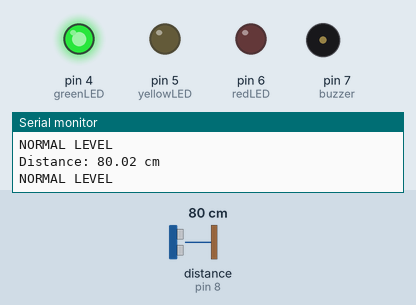
This sketch was run on a simulated Arduino Uno, built with avr-gcc and run on an emulated ATmega328P. Parts: output pins drawn as LEDs (lit = HIGH), buzzer (waves = sounding), the last lines printed to the serial monitor. Wiring (inferred from the names in the program): ultrasonic range finder: trigger pin 9; echo pin 8. Inputs (shaded band) come from the test bench; at power-on: distance to the obstacle (sensor on pin 8) 80 cm. The echo pulse lasts 58.3 µs per cm; pins used as bus, display or sensor lines are not drawn.

Above: at 1.8 s.
1.9 s: distance to the obstacle (sensor on pin 8) set to 26 cm
3.4 s: distance to the obstacle (sensor on pin 8) set to 22 cm
At 5.2 s:
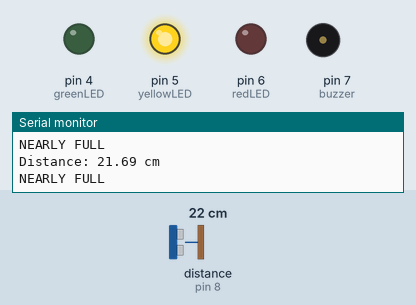
5.5 s: distance to the obstacle (sensor on pin 8) set to 17 cm
7.2 s: distance to the obstacle (sensor on pin 8) set to 14 cm
At 8.8 s:
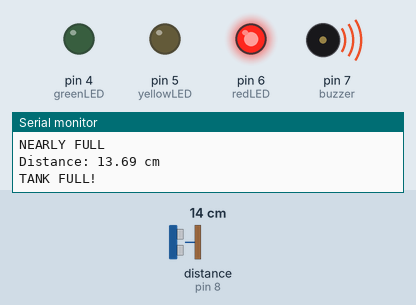
9.5 s: distance to the obstacle (sensor on pin 8) set to 18 cm
At 10.5 s:
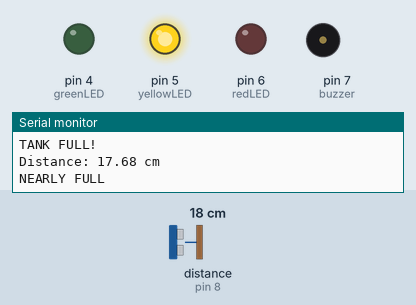
11.5 s: distance to the obstacle (sensor on pin 8) set to 2 cm
At 13.3 s:
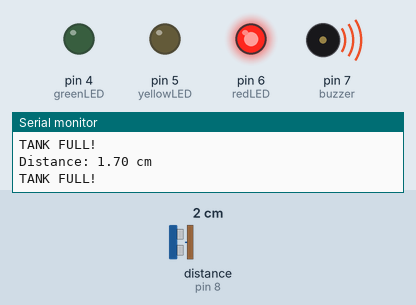
Timing chart, 0 to 14.5 s (numbered marks = the images above; inputs shaded):
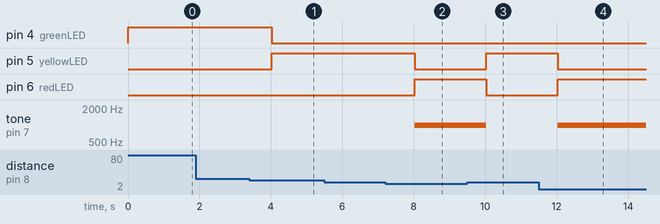

The sketch:

circuitcode.ino
```cpp
const int trigPin = 9;
const int echoPin = 8;

const int greenLED = 4;
const int yellowLED = 5;
const int redLED = 6;
const int buzzer = 7;

const int fullLevel = 15;
const int nearlyFullLevel = 25;

float getDistance() {
  digitalWrite(trigPin, LOW);
  delayMicroseconds(2);

  digitalWrite(trigPin, HIGH);
  delayMicroseconds(10);
  digitalWrite(trigPin, LOW);

  long duration = pulseIn(echoPin, HIGH, 30000);

  if (duration == 0) {
    return -1;
  }

  return duration * 0.0343 / 2.0;
}

void setup() {
  Serial.begin(9600);

  pinMode(trigPin, OUTPUT);
  pinMode(echoPin, INPUT);

  pinMode(greenLED, OUTPUT);
  pinMode(yellowLED, OUTPUT);
  pinMode(redLED, OUTPUT);
  pinMode(buzzer, OUTPUT);
}

void loop() {
  float distance = getDistance();

  if (distance < 0) {
    digitalWrite(greenLED, LOW);
    digitalWrite(yellowLED, LOW);
    digitalWrite(redLED, LOW);
    noTone(buzzer);

    Serial.println("Sensor error");
    delay(1000);
    return;
  }

  Serial.print("Distance: ");
  Serial.print(distance);
  Serial.println(" cm");

  if (distance <= fullLevel) {
    digitalWrite(greenLED, LOW);
    digitalWrite(yellowLED, LOW);
    digitalWrite(redLED, HIGH);
    tone(buzzer, 1000);

    Serial.println("TANK FULL!");

  } else if (distance <= nearlyFullLevel) {
    digitalWrite(greenLED, LOW);
    digitalWrite(yellowLED, HIGH);
    digitalWrite(redLED, LOW);
    noTone(buzzer);

    Serial.println("NEARLY FULL");

  } else {
    digitalWrite(greenLED, HIGH);
    digitalWrite(yellowLED, LOW);
    digitalWrite(redLED, LOW);
    noTone(buzzer);

    Serial.println("NORMAL LEVEL");
  }

  delay(1000);
}
```

Measured:
- the behaviour switches between 25 and 24 cm on distance to the obstacle (sensor on pin 8) (found by bisection; images 0 and 1)
- the behaviour switches between 16 and 15 cm on distance to the obstacle (sensor on pin 8) (found by bisection; images 1 and 2)
- after the input at 3.4 s, pin 4 (greenLED): HIGH → LOW after 0.62 s; pin 5 (yellowLED): LOW → HIGH after 0.62 s
- after the input at 7.2 s, pin 5 (yellowLED): HIGH → LOW after 0.83 s; pin 6 (redLED): LOW → HIGH after 0.83 s; tone on pin 7 (buzzer): silent → 1000 Hz after 0.83 s
- after the input at 9.5 s, pin 5 (yellowLED): LOW → HIGH after 0.53 s; pin 6 (redLED): HIGH → LOW after 0.53 s; tone on pin 7 (buzzer): 1000 Hz → silent after 0.53 s
- after the input at 11.5 s, pin 5 (yellowLED): HIGH → LOW after 0.54 s; pin 6 (redLED): LOW → HIGH after 0.54 s; tone on pin 7 (buzzer): silent → 1000 Hz after 0.54 s
